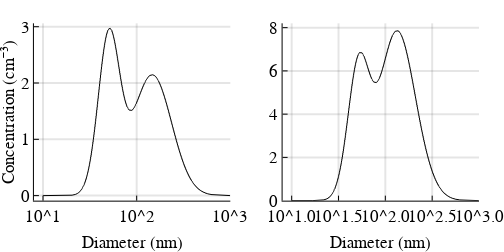

The cell this chart's notebook holds for it:
### Code cell
𝕟 = DMALognormalDistribution([[230, 50, 1.3], [280, 140, 1.6]],δ)
figure("Nimbus Sans L", 2, 3.5, 1.75, 8)
p1 = plot(𝕟.Dp, 𝕟.N, xaxis = :log10, xticks = [10, 100, 1000], legend = :none, right_margin = 35px, 
    ylabel = "Concentration (cm⁻³)", xlim = (8,1000), color =  :black, xlabel = "Diameter (nm)", lt = :steppre)

p2 = plot(𝕟.Dp, δ.𝐀*𝕟.N, legend = :none,  xaxis = :log10, right_margin = 25px, lt = :steppre,ylim = (0,8.2),
     xlim = (8,1000), color =  :black, xlabel = "Diameter (nm)")

plot(p1,p2,grid=(1,2), fmt = :svg)

### Figure 1 — Plotly figure (JSON) as saved in the notebook; plotly's stock layout.template omitted (floating-point values rounded to 4 significant figures; data arrays with more than 128 entries replaced by an {"elided": "..."} marker saying what was removed)
{"data": [{"colorbar": {"title": ""}, "hoverinfo": "text", "legendgroup": "y1", "line": {"color": "rgba(0, 0, 0, 1.000)", "dash": "solid", "shape": "linear", "width": 1}, "mode": "lines", "name": "y1", "showlegend": true, "text": {"elided": "1023 null values"}, "type": "scatter", "x": {"elided": "1023 float values"}, "xaxis": "x1", "y": {"elided": "1023 float values"}, "yaxis": "y1", "zmax": 0.1, "zmin": -0.1}, {"colorbar": {"title": ""}, "hoverinfo": "text", "legendgroup": "y1", "line": {"color": "rgba(0, 0, 0, 1.000)", "dash": "solid", "shape": "linear", "width": 1}, "mode": "lines", "name": "y1", "showlegend": true, "text": {"elided": "1023 null values"}, "type": "scatter", "x": {"elided": "1023 float values"}, "xaxis": "x2", "y": {"elided": "1023 float values"}, "yaxis": "y2", "zmax": 0.1, "zmin": -0.1}], "layout": {"annotations": [], "height": 252, "margin": {"b": 20, "l": 0, "r": 0, "t": 20}, "paper_bgcolor": "rgba(255, 255, 255, 1.000)", "plot_bgcolor": "rgba(255, 255, 255, 1.000)", "showlegend": false, "width": 504, "xaxis1": {"anchor": "y1", "domain": [0.06734, 0.457], "gridcolor": "rgba(0, 0, 0, 0.100)", "gridwidth": 2, "linecolor": "rgba(0, 0, 0, 1.000)", "mirror": false, "range": [0.9031, 3], "showgrid": true, "showline": true, "showticklabels": true, "tickangle": 0, "tickcolor": "rgb(0, 0, 0)", "tickfont": {"color": "rgba(0, 0, 0, 1.000)", "family": "Nimbus Sans L", "size": 17}, "tickmode": "array", "ticks": "inside", "ticktext": ["10^1", "10^2", "10^3"], "tickvals": [10, 100, 1000], "title": "Diameter (nm)", "titlefont": {"color": "rgba(0, 0, 0, 1.000)", "family": "Nimbus Sans L", "size": 17}, "type": "log", "visible": true, "zeroline": false, "zerolinecolor": "rgba(0, 0, 0, 1.000)"}, "xaxis2": {"anchor": "y2", "domain": [0.5607, 0.9504], "gridcolor": "rgba(0, 0, 0, 0.100)", "gridwidth": 2, "linecolor": "rgba(0, 0, 0, 1.000)", "mirror": false, "range": [0.9031, 3], "showgrid": true, "showline": true, "showticklabels": true, "tickangle": 0, "tickcolor": "rgb(0, 0, 0)", "tickfont": {"color": "rgba(0, 0, 0, 1.000)", "family": "Nimbus Sans L", "size": 17}, "tickmode": "array", "ticks": "inside", "ticktext": ["10^1.0", "10^1.5", "10^2.0", "10^2.5", "10^3.0"], "tickvals": [10, 31.62, 100, 316.2, 1000], "title": "Diameter (nm)", "titlefont": {"color": "rgba(0, 0, 0, 1.000)", "family": "Nimbus Sans L", "size": 17}, "type": "log", "visible": true, "zeroline": false, "zerolinecolor": "rgba(0, 0, 0, 1.000)"}, "yaxis1": {"anchor": "x1", "domain": [0.1479, 0.9844], "gridcolor": "rgba(0, 0, 0, 0.100)", "gridwidth": 2, "linecolor": "rgba(0, 0, 0, 1.000)", "mirror": false, "range": [-0.08914, 3.06], "showgrid": true, "showline": true, "showticklabels": true, "tickangle": 0, "tickcolor": "rgb(0, 0, 0)", "tickfont": {"color": "rgba(0, 0, 0, 1.000)", "family": "Nimbus Sans L", "size": 17}, "tickmode": "array", "ticks": "inside", "ticktext": ["0", "1", "2", "3"], "tickvals": [0, 1, 2, 3], "title": "Concentration (cm⁻³)", "titlefont": {"color": "rgba(0, 0, 0, 1.000)", "family": "Nimbus Sans L", "size": 17}, "type": "-", "visible": true, "zeroline": false, "zerolinecolor": "rgba(0, 0, 0, 1.000)"}, "yaxis2": {"anchor": "x2", "domain": [0.1479, 0.9844], "gridcolor": "rgba(0, 0, 0, 0.100)", "gridwidth": 2, "linecolor": "rgba(0, 0, 0, 1.000)", "mirror": false, "range": [0, 8.2], "showgrid": true, "showline": true, "showticklabels": true, "tickangle": 0, "tickcolor": "rgb(0, 0, 0)", "tickfont": {"color": "rgba(0, 0, 0, 1.000)", "family": "Nimbus Sans L", "size": 17}, "tickmode": "array", "ticks": "inside", "ticktext": ["0", "2", "4", "6", "8"], "tickvals": [0, 2, 4, 6, 8], "title": "", "titlefont": {"color": "rgba(0, 0, 0, 1.000)", "family": "Nimbus Sans L", "size": 17}, "type": "-", "visible": true, "zeroline": false, "zerolinecolor": "rgba(0, 0, 0, 1.000)"}}}
